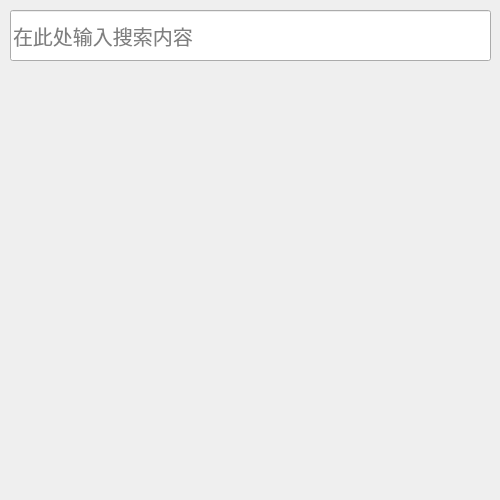
<?xml version="1.0" encoding="UTF-8"?>
<ui version="4.0">
 <class>SearchWidget</class>
 <widget class="QWidget" name="SearchWidget">
  <property name="windowModality">
   <enum>Qt::WindowModal</enum>
  </property>
  <property name="geometry">
   <rect>
    <x>0</x>
    <y>0</y>
    <width>500</width>
    <height>500</height>
   </rect>
  </property>
  <property name="focusPolicy">
   <enum>Qt::NoFocus</enum>
  </property>
  <property name="windowTitle">
   <string>搜索</string>
  </property>
  <property name="autoFillBackground">
   <bool>true</bool>
  </property>
  <widget class="QLineEdit" name="search_lineedit">
   <property name="geometry">
    <rect>
     <x>10</x>
     <y>10</y>
     <width>481</width>
     <height>51</height>
    </rect>
   </property>
   <property name="font">
    <font>
     <family>微软雅黑</family>
     <pointsize>15</pointsize>
    </font>
   </property>
   <property name="text">
    <string/>
   </property>
   <property name="maxLength">
    <number>50</number>
   </property>
   <property name="placeholderText">
    <string>在此处输入搜索内容</string>
   </property>
  </widget>
 </widget>
 <resources/>
 <connections/>
</ui>
